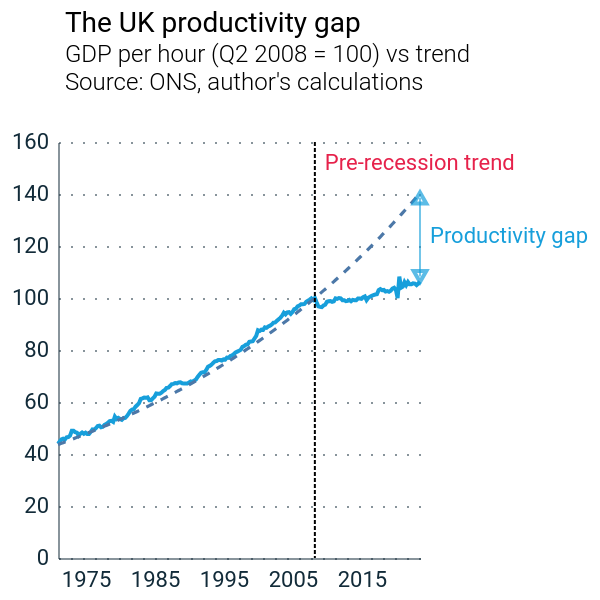

The Vega-Lite source for this figure:
### Vega-Lite specification from a JSON file in a GitHub repository (floating-point values rounded to 4 significant figures; data arrays with more than 128 entries replaced by an {"elided": "..."} marker saying what was removed)
{"config": {"font": "Roboto", "mark": {"line": {"interpolate": "linear"}}, "view": {"stroke": "transparent"}, "range": {"category": ["#179fdb", "#e6224b", "#f4c245", "#122b39", "#eb5c2e", "#36b7b4"], "diverging": ["#E6224B", "#E54753", "#C9C9C9", "#179FDB", "#122B39"], "heatmap": ["#C9C9C9", "#179FDB", "#0063AF", "#122B39"], "ordinal": ["#00A767", "#36B7B4", "#179FDB", "#0063AF", "#243B5A"]}, "axisX": {"labelColor": "#122b39", "tickColor": "#122b39", "domainColor": "#122b39", "domainOpacity": 0.5, "gridOpacity": 0, "labelFont": "Roboto", "labelAngle": 0, "labelAlign": "center", "labelFontSize": 11, "labelPadding": 5, "tickCount": 10, "tickSize": 0, "title": ""}, "axisY": {"labelColor": "#122b39", "labelFont": "Roboto", "tickColor": "#122b39", "domainColor": "#122b39", "gridColor": "#122b39", "gridDash": [1, 5], "gridOpacity": 0.5, "labelPadding": 5, "labelFontSize": 11, "domainOpacity": 0.5, "tickSize": 0, "title": null, "titleAlign": "left", "titleAngle": 0, "titleBaseline": "bottom", "titleColor": "#122b39", "titleOpacity": 0.9, "titleX": 0, "titleY": -7}}, "title": {"text": "The UK productivity gap", "anchor": "start", "dx": 27, "fontSize": 14, "fontWeight": "normal", "subtitle": ["GDP per hour (Q2 2008 = 100) vs trend", "Source: ONS, author's calculations", ""], "subtitleFontSize": 12, "subtitleFontWeight": 300}, "layer": [{"mark": {"type": "line", "color": "#179fdb"}, "encoding": {"x": {"field": "date", "type": "temporal"}, "y": {"axis": {"title": "", "titleFontStyle": "Book"}, "field": "value", "type": "quantitative"}}}, {"mark": {"type": "line", "strokeDash": [4, 4], "strokeWidth": 1.6}, "encoding": {"x": {"field": "date", "type": "temporal"}, "y": {"field": "trend", "type": "quantitative"}}}, {"mark": {"type": "rule", "strokeDash": [2, 1]}, "encoding": {"x": {"field": "date", "type": "temporal"}}, "transform": [{"filter": "(datum.label === '2008 Q2')"}]}, {"mark": {"type": "text", "align": "left", "baseline": "top", "font": "Roboto", "color": "#e6224b", "dx": 5}, "encoding": {"text": {"value": "Pre-recession trend"}, "x": {"field": "date", "type": "temporal"}, "y": {"value": 5}}, "transform": [{"filter": "(datum.label === '2008 Q2')"}]}, {"layer": [{"mark": {"type": "rule", "color": "#179fdb", "strokeWidth": 0.6}, "encoding": {"x": {"field": "date", "type": "temporal"}, "y": {"field": "y_min", "type": "quantitative"}, "y2": {"field": "y_max"}}}, {"mark": {"type": "point", "color": "#179fdb", "shape": "triangle-up", "size": 40}, "encoding": {"x": {"field": "date", "type": "temporal"}, "y": {"field": "y_max", "type": "quantitative"}}}, {"mark": {"type": "point", "color": "#179fdb", "shape": "triangle-down", "size": 40}, "encoding": {"x": {"field": "date", "type": "temporal"}, "y": {"field": "y_min", "type": "quantitative"}}}, {"mark": {"type": "text", "align": "left", "font": "Roboto", "color": "#179fdb", "dx": 5}, "encoding": {"text": {"value": "Productivity gap"}, "x": {"field": "date", "type": "temporal"}, "y": {"field": "y_mid", "type": "quantitative"}}}], "data": {"name": "data-2f74aa4245292888cebb86e958a14a7d"}}], "data": {"name": "data-2af848de5ca2281a5f09b8063c24bf3b"}, "height": 300, "width": "container", "$schema": "https://vega.github.io/schema/vega-lite/v5.16.3.json", "datasets": {"data-2af848de5ca2281a5f09b8063c24bf3b": {"elided": "211 records"}, "data-2f74aa4245292888cebb86e958a14a7d": [{"date": "2023-07-01", "label": "2023 Q3", "quarter": "Q3", "value": 106.3, "trend": 140.4, "y_min": 108.3, "y_max": 138.4, "y_mid": 123.4}]}, "autosize": {"type": "fit", "contains": "padding", "resize": false}}
